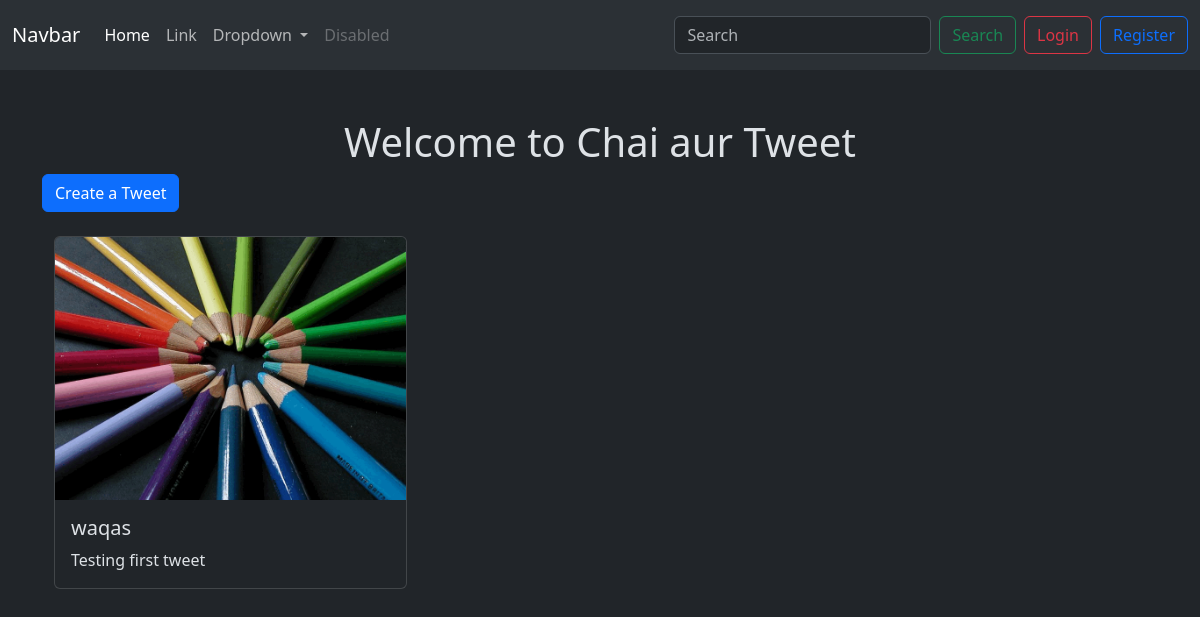
The app's page /, older data.
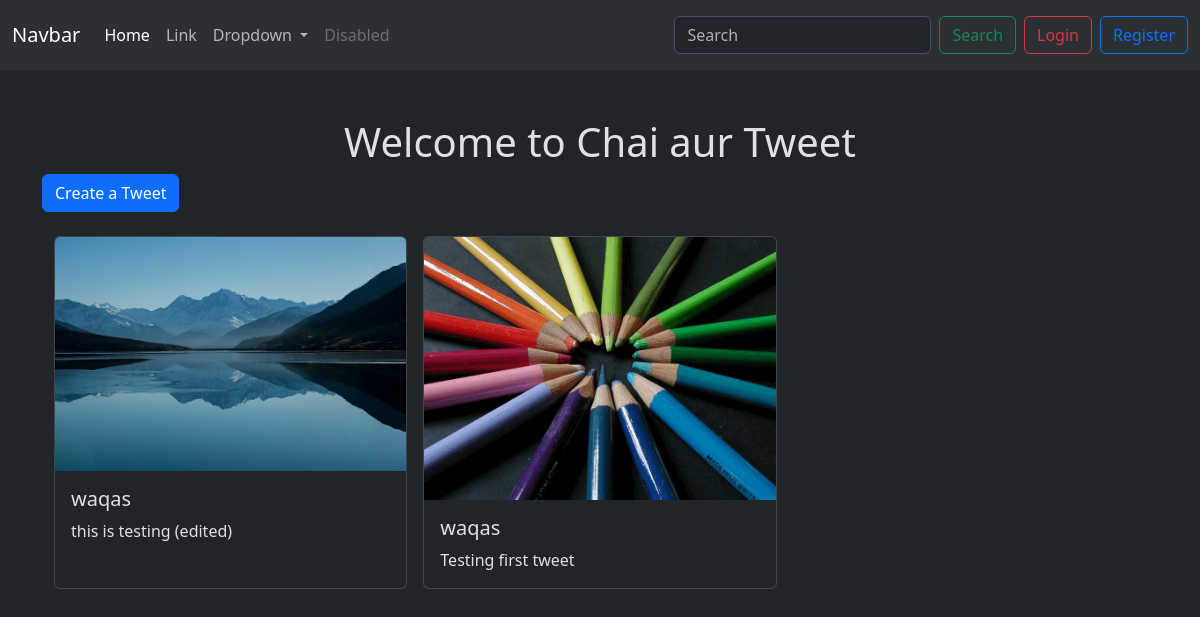
The same page, newer data.
### tweet/models.py (models this page shows, shortened)
class Tweet(models.Model):
    user = models.ForeignKey(User, on_delete=models.CASCADE)
    text = models.TextField(max_length=240)
    photo = models.ImageField(upload_to='photos/', blank=True, null=True)
    created_at = models.DateTimeField(auto_now_add=True)
    updated_at = models.DateTimeField(auto_now=True)

### tweet/views.py (the view)
# urls.py: path('', views.tweet_list, name='tweet_list'),
def tweet_list(request):
    tweets = Tweet.objects.all().order_by('-created_at')
    return render(request, 'tweet_list.html', {'tweets': tweets})\

### tweet/templates/tweet_list.html (shortened to what this page needs)
{% extends "layout.html" %}
{% block content %}
<h1 class="text-center mt-5">Welcome to Chai aur Tweet</h1>
<a class="btn btn-primary mb-4" href="{% url 'tweet_create' %}">Create a Tweet</a>
<div class="container">
  <div class="row g-3">
    {% for tweet in tweets %}
    <div class="col-md-4">
      <div class="card h-100">
        {% if tweet.photo %}
        <img src="{{ tweet.photo.url }}" class="card-img-top" alt="Tweet image" />
        {% endif %}
        <div class="card-body">
          <h5 class="card-title">{{ tweet.user.username }}</h5>
          <p class="card-text">{{ tweet.text }}</p>
        </div>
      </div>
    </div>
    {% endfor %}
  </div>
</div>
{% endblock %}

Row changes from the older to the newer data that the page shows:
added Tweet: photo (picture), user.username "waqas", text "this is testing (edited)"
